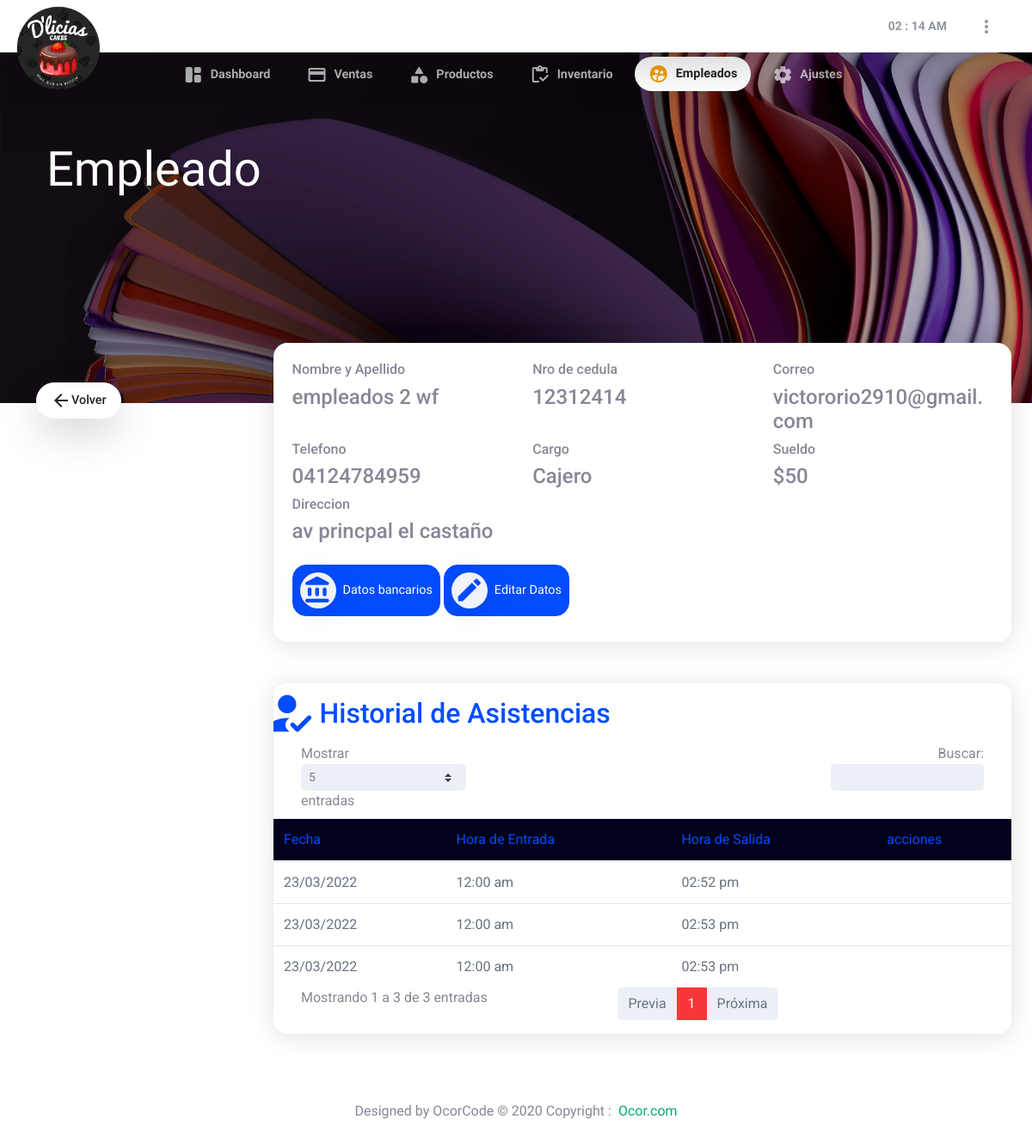
/views/empleados/detalle_empleado.php?id=2 (signed in), run on the app's committed database.
### tables this page shows
CREATE TABLE `empleado` (
  `id` int(11) NOT NULL, 
  `cedula` int(10) NOT NULL,
  `nombre` text NOT NULL,
  `apellido` text NOT NULL,
  `telefono` varchar(20) NOT NULL,
  `correo` varchar(35) NOT NULL,
  `direccion` varchar(35) NOT NULL,
  `cargo` enum('Cocinero','Cajero','Mesero','Administrador','Obrero') NOT NULL,
  `sueldo` int(50) NOT NULL,
  `nro_cuenta` int(24) NOT NULL,
  `banco` text NOT NULL,
  `ci_banco` int(10) NOT NULL,
  `nombre_banco` text NOT NULL
);

CREATE TABLE `asistencia` (
  `id` int(11) NOT NULL,
  `id_empleado` int(11) NOT NULL,
  `fecha` datetime NOT NULL DEFAULT CURRENT_TIMESTAMP,
  `hora_e` TIMESTAMP NOT NULL DEFAULT CURRENT_TIMESTAMP,
  `hora_s` TIMESTAMP NOT NULL DEFAULT 0
);

### controladores/empleado.php (called while the page is built, shortened)
<?php
require_once "auditoria.php";
 function buscarEmpleado(){
  global $db;
 $r = mysqli_query($db,"SELECT * FROM empleado WHERE id=$_REQUEST[id]");
    $temporal = mysqli_fetch_assoc($r);
  return $temporal;
}
 ?>

### controladores/asistencia.php (called while the page is built, shortened)
<?php
require_once "auditoria.php";
 function buscarAsistencias($id){
  global $db;
 $r = mysqli_query($db,"SELECT * FROM asistencia WHERE id_empleado=$id");
$arr = [];
    $temporal = mysqli_fetch_assoc($r);
    while($temporal!=null)
    {
      $arr[] = $temporal;
    $temporal = mysqli_fetch_assoc($r);
    }
  return $arr;
}
 ?>

### views/empleados/detalle_empleado.php (the view, shortened to what this page needs)
<?php
require_once "../../controladores/empleado.php";
require_once "../../controladores/asistencia.php";
$empleado = buscarEmpleado();
$asist = buscarAsistencias($_GET['id']);
?>
<!DOCTYPE html>
<html lang="en">
<head>
  <?php
  include ('../../php/head.php');
  ?>
</head>
<body onload="startTime()">
      <?php
      include ('../../php/navbar.php');
      include ('../../php/menu/menu_empleados.php');
      ?>
  <header class="page-header bg-img-cover overlay overlay-30" style="background-image: url(../../imagenes/fondo-Principal.jpg);">
  <div class="container" style="margin-top: 6rem;">
    <div class="row">
      <div class="col-lg-12">
        <h1 class="display-3 tct text-white">Empleado</h1>
      </div>
    </div>
  </div>
  </header>
  <div class="container">
            <div class="row" style="margin-top: -1.5rem; margin-bottom: 3rem;">
                <div class="dropdown no-caret">
                    <a class="btn btn-white rounded-pill shadow-lg" href="index.php">
                    <i class="material-icons-outlined">arrow_back</i>
                    <div class="font-weight-500">Volver</div></a>
                </div>
            </div>
        </div>
  <section class="section-clientes">
    <div class="container-fluid">
      <div class="row justify-content-end">
      <div class="col-lg-9 mb-4 col-12">
          <div class="card o-visible mb-4 mt-4">
              <div class="card-body">
                <div class="row">
                  <div class="col-lg-4 col-12">
                    <h6>Nombre y Apellido</h6>
                    <h4><?= $empleado['nombre']." ".$empleado['apellido']?></h4>
                  </div>
                  <div class="col-lg-4 col-12" >
                    <h6>Nro de cedula</h6>
                    <h4><?= $empleado['cedula']?></h4>
                  </div>
                  <div class="col-lg-4 col-12">
                    <h6>Correo</h6>
                    <h4><?= $empleado['correo']?></h4>
                  </div>
                  <div class="col-lg-4 col-12">
                    <h6>Telefono</h6>
                    <h4><?= $empleado['telefono']?></h4>
                  </div>
                  <div class="col-lg-4 col-12">
                    <h6>Cargo</h6>
                    <h4><?= $empleado['cargo']?></h4>
                  </div>
                  <div class="col-lg-4 col-12">
                    <h6>Sueldo</h6>
                    <h4>$<?= $empleado['sueldo']?></h4>
                  </div>
                  <div class="col-lg-12 col-12">
                    <h6>Direccion</h6>
                    <h4><?= $empleado['direccion']?></h4>
                  </div>
                  <div class="col-lg-12 col-12 mt-3"><a class="btn btn-blue btn-add tct mb-2 " href="#" data-toggle="modal" data-target="#modal-Banco">
                    <div class="btn-icon bg-light text-blue shadow mr-2">
                    <i class="material-icons-round icon-size-35">account_balance</i></div>Datos bancarios</a>
                    <a class="btn btn-blue btn-add tct mb-2 " href="#" data-toggle="modal" data-target="#modal-edit-empleado">
                    <div class="btn-icon bg-light text-blue shadow mr-2">
                    <i class="material-icons-round icon-size-35">edit</i></div>Editar Datos</a>
                  </div>
                </div>
              </div>
          </div>
      </div>
      <div class="col-lg-9 mb-4 col-12">
        <div class="card mb-4 overflow-hidden">
                    <div class="card-header">
                      <i class="material-icons-round grand blue">how_to_reg</i>
                        <h2 class="blue">Historial de Asistencias</h2>
                    </div>
                    <div>
                    <table class="table display" width="100%">
                      <thead class="text-blue bg-table-blue">
                      <tr>
                        <th>Fecha</th>
                        <th>Hora de Entrada</th>
                        <th>Hora de Salida</th>
                        <th>acciones</th>
                      </tr>
                      </thead>
                      <tbody>
                        <?php foreach ($asist as $key => $asis) {
                        ?>
                                <tr>
                                  <td><?php   echo date("d/m/Y",strtotime($asis['fecha'])); ?></td>
                                  <td><?php echo date("h:i a",strtotime($asis['hora_e'])); ?></td>
                                  <td><?php $sal = date("h:i a",strtotime($asis['hora_s']));
                                  if($sal=='12:00 am') echo 'N/A'; else echo
                                  $sal; ?></td>
                                  <td>
                                  </td>
                                </tr>
            <?php   } ?>
                      </tbody>
                    </table>
                    </div>
        </div>
      </div>
      </div>
    </div>
  </section>
<?php
include ('../../php/footer.php');
?>
</body>
</html>

### php/head.php (shortened to what this page needs)
<link rel="stylesheet" href="../../css/icon.css">
<link rel="stylesheet" href="../../css/estilos.css">
<link rel="stylesheet" href="../../css/nav-style.css">
<link rel="stylesheet" href="../../css/blur.css">
<link rel="stylesheet" href="../../css/style.css">
<link rel="stylesheet" href="../../css/styles-new.css">
<link rel="stylesheet" href="../../css/aos.css">

### php/navbar.php (shortened to what this page needs)
<nav class="navbar navbar-expand navbar-white fixed-top bg-white shadow-lg">
    <div class="nav-item dropdown dropdown-xl no-caret">
        <div class="shadow-lg"><img src="../../imagenes/logo/logo-dark-deli.png" style="position: absolute;width: 100px;margin-top: -1.5rem;">
        </div>
    </div>
            <ul class="navbar-nav align-items-center ml-auto">
            <li class="nav-item mr-3 no-caret" data-aos="fade-left" data-aos-delay="200">
                <button class="btn btn-transparent-dark rounded-pill btn-sm" id="fecha">
                        <lord-icon
                            src="https://cdn.lordicon.com/kbtmbyzy.json"
                            trigger="loop"
                            delay="5000"
                            colors="primary:#b4b4b4,secondary:#f73636"
                            stroke="100"
                            scale="60"
                            style="width:35px;height:35px">
                        </lord-icon>
                    <strong class="ml-1" id="clock"></strong></button>
            </li>
                <li class="nav-item dropdown no-caret mr-3">
                    <a class="btn btn-icon btn-transparent-dark dropdown-toggle" id="navbarDropdownUserImage" href="javascript:void(0);" role="button" data-toggle="dropdown" aria-haspopup="true" aria-expanded="false"><span class="material-icons-round">more_vert</span></a>
                </li>
            </ul>
        </nav>

### php/menu/menu_empleados.php (shortened to what this page needs)
<div>
  <ul class="ulnav navbar-nav align-items-center">
      <div class="row justify-content-center">
      <li id="Dashboard"class="nav-item mr-2">
        <div class="d-none  d-md-inline">
          <a class="btn btn-transparent-light rounded-pill" href="../Dashboard/">
          <span class="mr-2 material-icons-round">space_dashboard</span>
          Dashboard</a>
        </div>
      </li>
      <li id="ventas"class="nav-item mr-2">
        <div class="d-none  d-md-inline">
          <a class="btn btn-transparent-light rounded-pill" href="../Ventas/">
          <span class="mr-2 material-icons-round">payment</span>
          Ventas</a>
        </div>
      </li>
      <li id="productos"class="nav-item mr-2">
        <div class="d-none  d-md-inline">
          <a class="btn btn-transparent-light rounded-pill" href="../productos/">
          <span class="mr-2 material-icons-round">category</span>
          Productos</a>
        </div>
      </li>
      <li id="inventario"class="nav-item mr-2">
        <div class="d-none  d-md-inline">
          <a class="btn btn-transparent-light rounded-pill" href="../Inventario/">
          <span class="mr-2 material-icons-round">inventory</span>
          Inventario</a>
        </div>
      </li>
      <li id="empleados"class="nav-item mr-2">
        <div class="d-none  d-md-inline">
          <a class="btn btn-white active" href="../empleados/">
          <span class="text-yellow mr-2 material-icons-round">supervised_user_circle</span>
          Empleados</a>
        </div>
      </li>
      <li id="ajustes"class="nav-item mr-2">
        <div class="d-none  d-md-inline">
          <a class="btn btn-transparent-light rounded-pill" href="../ajustes/">
          <span class="mr-2 material-icons-round">settings</span>
          Ajustes</a>
        </div>
      </li>
    </div>
  </ul>
</div>

### php/footer.php
<footer class="tct py-3">
  <div class="align-content-center text-center align-items-center py-3">
    <h6>Designed by OcorCode © 2020 Copyright :<a class="ml-2" href="https://sites.ocor.com/">Ocor.com</a></h6>
  </div>
</footer>

### css/estilos.css (style rules this page uses)
body { background-color: #0D0D0D }
.icon-size-35 { font-size: 35px; line-height: 1.2; }
.bg-table-blue { background-color: #01011b; }
.btn-add { padding: 0.5rem !important; border-radius: 1rem !important; justify-content: left !important; }
.btn-white:not(:disabled):not(.disabled):active, .btn-white:not(:disabled):not(.disabled).active, .show > .btn-white.dropdown-toggle { color: #232323; background-color: #fff; border-color: transparent; box-shadow: 0 0.15rem 1.75rem 0 rgba(58, 59, 69, 0.15) !important; }

### data on the page
empleado: nombre "empleados 2", apellido "wf", cedula "12312414", correo "victororio2910@gmail.com", telefono "04124784959", cargo "Cajero", sueldo "50", direccion "av princpal el castaño"
asistencia: fecha "23/03/2022", hora_e "12:00 am", hora_s "02:52 pm"
asistencia: fecha "23/03/2022", hora_e "12:00 am", hora_s "02:53 pm"
asistencia: fecha "23/03/2022", hora_e "12:00 am", hora_s "02:53 pm"
